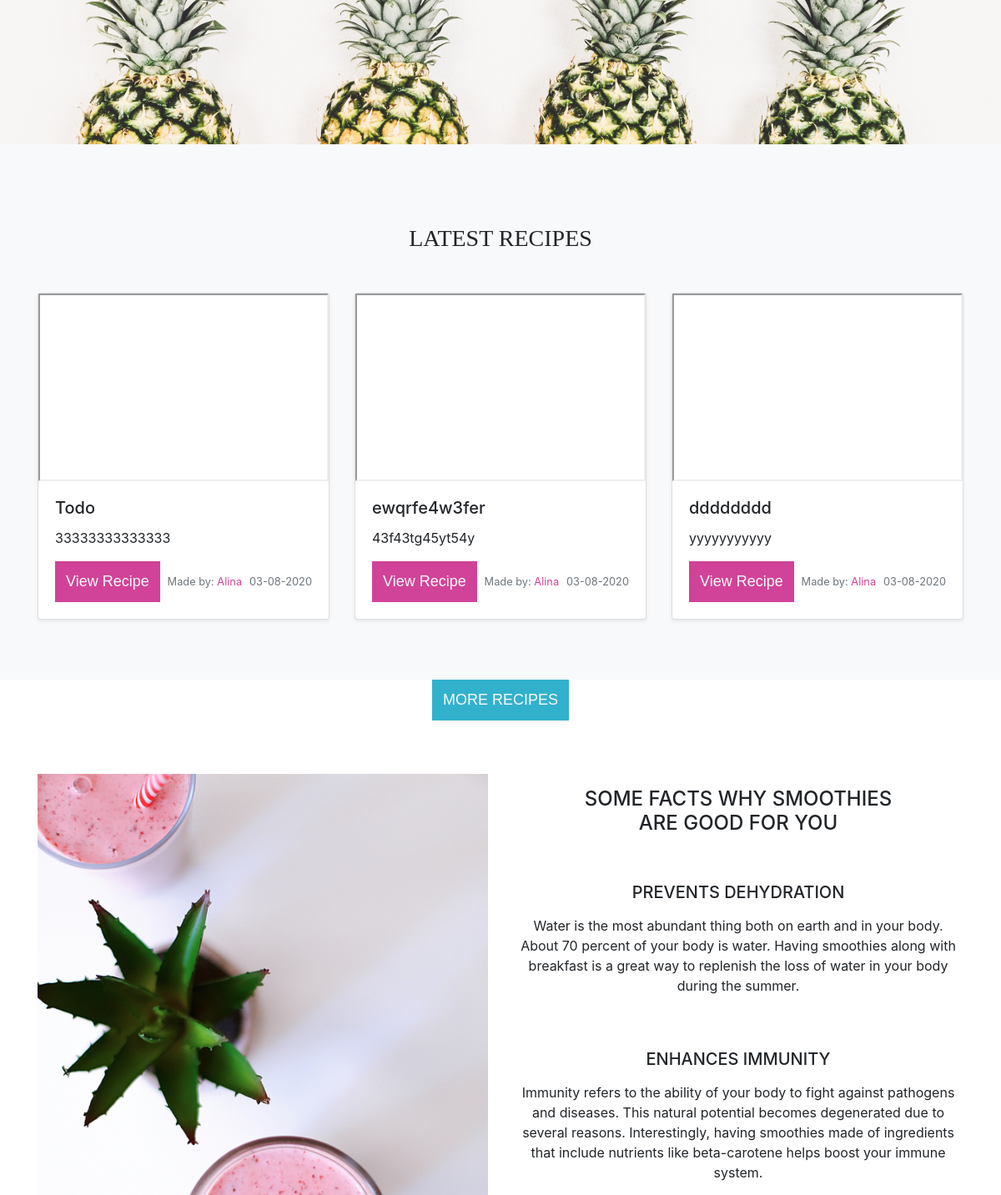
Before: / (middle part) with the older database file.
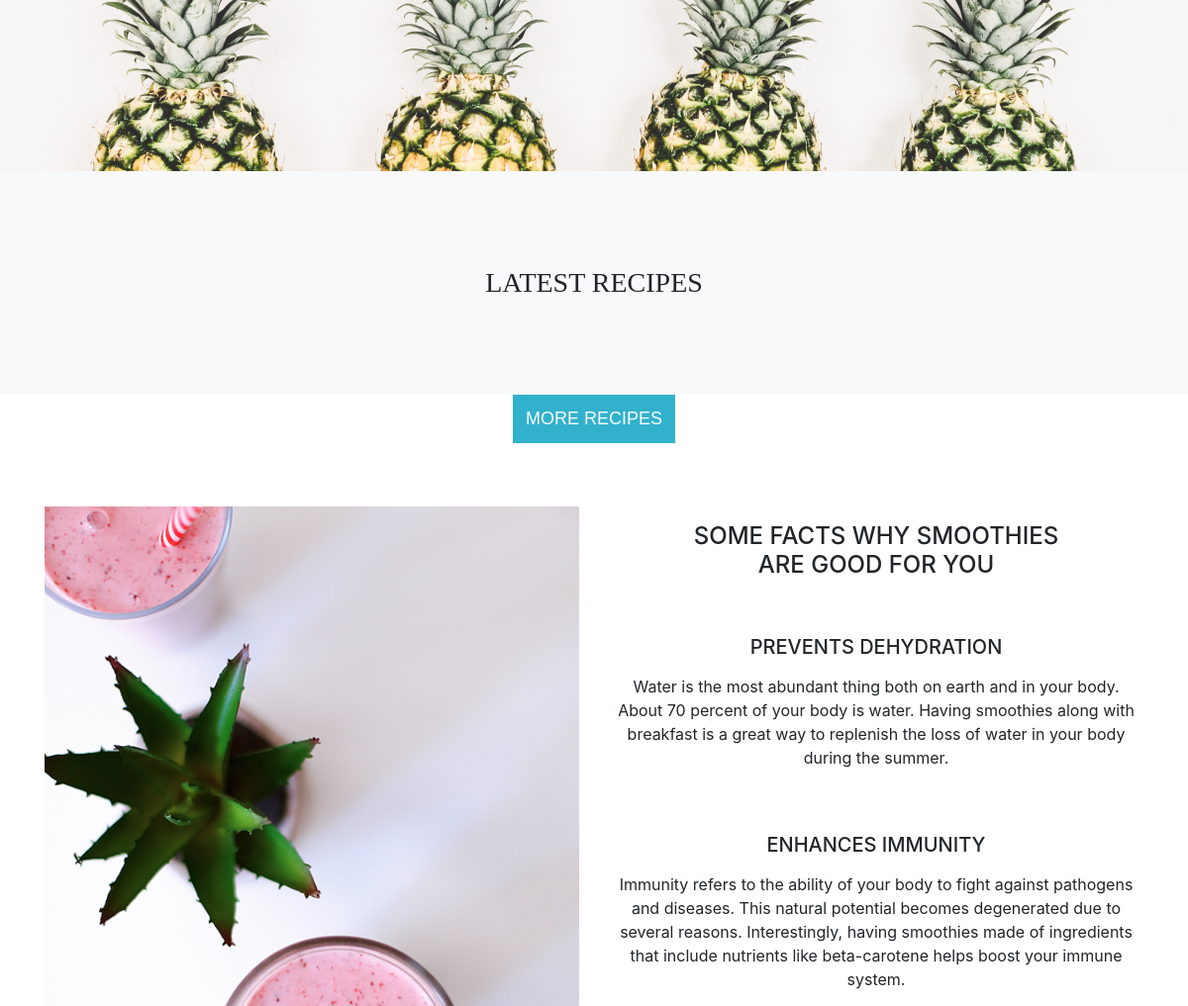
After: the same page with the newer database file.
### po3/models.py (models this page shows, shortened)
class Recipe(db.Model):
    users = db.relationship(User)
    id = db.Column(db.Integer,primary_key=True)
    user_id = db.Column(db.Integer,db.ForeignKey('users.id'))
    date = db.Column(db.DateTime,nullable=False,default=datetime.today)
    title = db.Column(db.String(140),nullable=False)
    description = db.Column(db.Text,nullable=False)
    ingriedient1 = db.Column(db.String(16),nullable=False)
    ingriedient2 = db.Column(db.String(16),nullable=False)
    ingriedient3 = db.Column(db.String(16),nullable=False)
    smoothie_video = db.Column(db.String(128),nullable=False)

class User(db.Model,UserMixin):
    __tablename__ = 'users'
    id = db.Column(db.Integer,primary_key=True)
    email = db.Column(db.String(128),unique=True,index=True,nullable=False)
    username = db.Column(db.String(32),nullable=False,unique=True)
    password_hash = db.Column(db.String(128))
    first_name = db.Column(db.String(64),nullable=False)
    last_name = db.Column(db.String(64),nullable=False)
    profile_image = db.Column(db.String(128),default='default.svg')
    short_story = db.Column(db.Text(),default="This is my short story")
    recipes = db.relationship('Recipe',backref='chef',lazy=True)

### po3/core/views.py (the view)
@core.route('/')
def index():
    page = request.args.get('page',1,type=int)
    recipe_cards = Recipe.query.order_by(Recipe.date.desc()).paginate(page=page,per_page=3)
    return render_template('index.html',recipe_cards=recipe_cards)

### po3/templates/index.html (shortened to what this page needs)
{% extends 'base.html' %}
{% block content %}
<div class="intersection"></div>
  <div class="album py-5 bg-light">
    <div class="container">
      <div class="row justify-content-center">
        <h3 class="text-uppercase my-5 latest">latest recipes</h3>
      </div>
      <div class="row">
        {% for recipe in recipe_cards.items %}
        <div class="col-md-4">
          <div class="card mb-4 shadow-sm">
            <iframe width="100%" height="225" src="{{recipe.smoothie_video}}"></iframe>
            <div class="card-body">
              <h5 class="card-title">{{recipe.title}}</h5>
              <p class="card-text">{{recipe.description|truncate(50)}}</p>
              <div class="d-flex justify-content-between align-items-center">
                <div class="btn-group">
                  <button type="button" class="btn join-btn view-recipe-btn"><a href="{{url_for('recipe_cards.recipe_card',recipe_card_id=recipe.id)}}">View Recipe</a></button>
                </div>
                <small class="text-muted">Made by: <a class="author-color" href="{{url_for('users.user_recipes',username=recipe.chef.username)}}">{{recipe.chef.first_name}}</a></small>
                <small class="text-muted">{{recipe.date.strftime('%d-%m-%Y')}}</small>
              </div>
            </div>
          </div>
        </div>
        {% endfor %}
      </div>
    </div>
  </div>
  <div class="container">
    <div class="row justify-content-center">
      <p class="pb-5">
        <a href="{{url_for('core.all_recipes')}}" class="btn join-btn all_recipe-btn text-uppercase">more recipes</a>
      </p>
    </div>
  </div>
<section>
  <div class="container">
    <div class="row mb-4">
      <div class="col-lg-6 col-md-4 mx-auto">
        <img class="smoothie_photo img-fluid" src="{{url_for('static', filename='img/smoothie_photo.png')}}" alt="">
      </div>
      <div class="col-lg-6 col-md-4 mx-auto text-center">
        <h4 class="text-uppercase pt-3">some facts why smoothies <br> are good for you</h4>
        <h5 class="text-uppercase pt-5">prevents dehydration</h5>
        <p class="pt-2">Water is the most abundant thing both on earth and in your body.
          About 70 percent of your body is water. Having smoothies along
          with breakfast is a great way to replenish the loss of water
          in your body during the summer.</p>
        <h5 class="text-uppercase pt-5">enhances immunity</h5>
        <p class="pt-2">Immunity refers to the ability of your body to fight against pathogens
          and diseases. This natural potential becomes degenerated due to several
          reasons. Interestingly, having smoothies made of ingredients that include
          nutrients like beta-carotene helps boost your immune system.</p>
      </div>
    </div>
  </div>
</section>
{% endblock %}

### po3/templates/base.html (shortened to what this page needs)
<!DOCTYPE html>
<html lang="en-US">
<head>
    <link rel="stylesheet" href="https://stackpath.bootstrapcdn.com/bootstrap/4.5.0/css/bootstrap.min.css">
    <link rel="stylesheet" href="https://maxst.icons8.com/vue-static/landings/line-awesome/line-awesome/1.3.0/css/line-awesome.min.css">
    <link rel="stylesheet" href="{{ url_for('static', filename='css/style.css') }}">
</head>
<body>
    <div class="wrapper">
        <div id="recipes">
            {% block content %}
            {% endblock %}
        </div>
    </div>
</body>
</html>

### po3/static/css/style.css (style rules this page uses)
:root { --mainBlack: #242424; --mainBlue: #32B1CD; --mainPink: #D14398; --mainWhite: #FAFAFA; --mainGrey: #3D4849; --mainFont: 'Roboto'; --secondFont: 'Ubuntu'; }
html { height: 100vh; }
.join-btn { background-color: var(--mainPink); border-radius: 0; font-family: Arial, Helvetica, sans-serif; font-style: normal; font-weight: normal; font-size: 18px; line-height: 35px; text-decoration: none; color: var(--mainWhite); }
.all_recipe-btn { background-color: var(--mainBlue); }
a, a:hover, a:focus { color: inherit; text-decoration: none; transition: all 0.3s; }
#recipes { width: 100%; }
.wrapper { display: flex; width: 100%; align-items: stretch; }
.intersection { height: 400px; width: 100%; background-image: url('/static/img/ananas.png'); background-position: center; background-repeat: no-repeat; background-size: cover; }
.latest { font-family: var(--secondFont); }
.smoothie_photo { max-width: 100%; height: auto; }

Changed rows visible on the page:
removed Recipe: title "Todo", description "33333333333333", chef.first_name "Alina", date "03-08-2020"
removed Recipe: title "ewqrfe4w3fer", description "43f43tg45yt54y", chef.first_name "Alina", date "03-08-2020"
removed Recipe: title "dddddddd", description "yyyyyyyyyyy", chef.first_name "Alina", date "03-08-2020"
